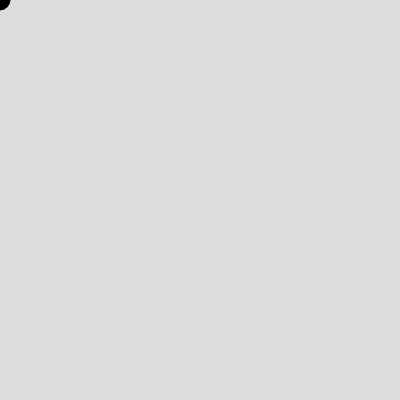
Frame 1 (no input)
Frame 60 (no input): identical to frame 1, image omitted
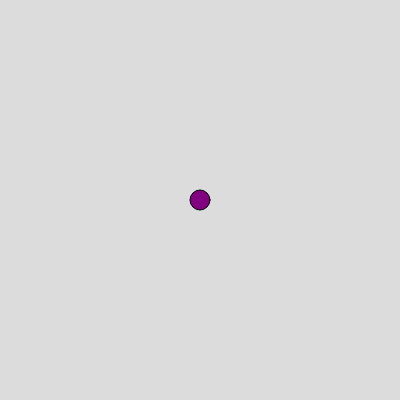
Frame 120 (the mouse pressed at the canvas centre since frame 60)

The p5.js sketch that drew these frames (run headless with seeded random() and noise() and a simulated clock; from frame 60 on, the mouse is pressed at the canvas centre):

// p5.js sketch
// ── sketch.js
let cr = 0;
let cb = 0;
let cg = 0;
let c;

function setup() {
  createCanvas(400, 400);
}

function draw() {
  background(220);

  c = color(map(mouseX,0,400,0,255),0,map(mouseY,0,400,0,255));
  fill(c);
  ellipse(mouseX,mouseY,20,20);
}
